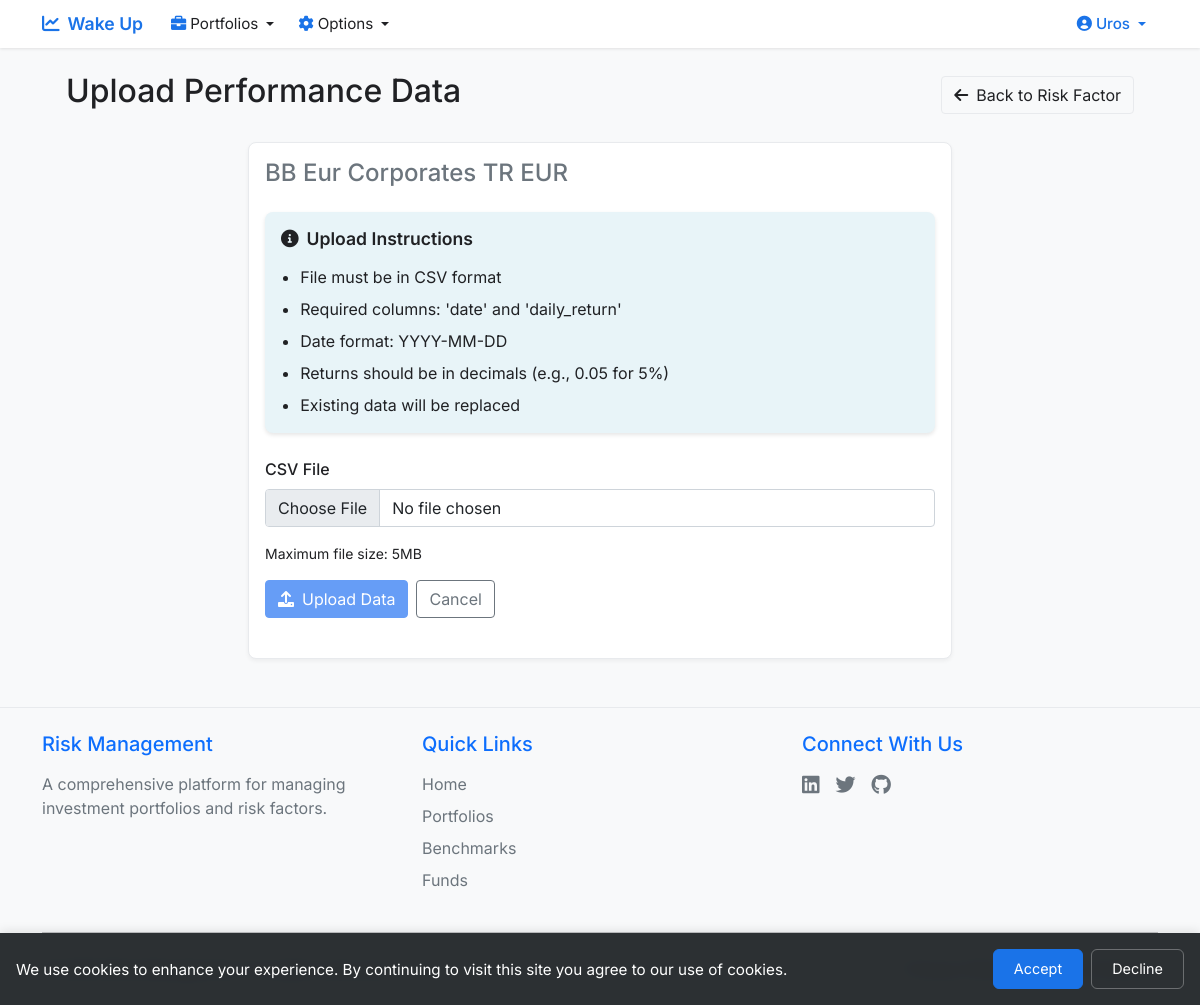
The app's page /risk_factor/2/upload_data (signed in), older data.
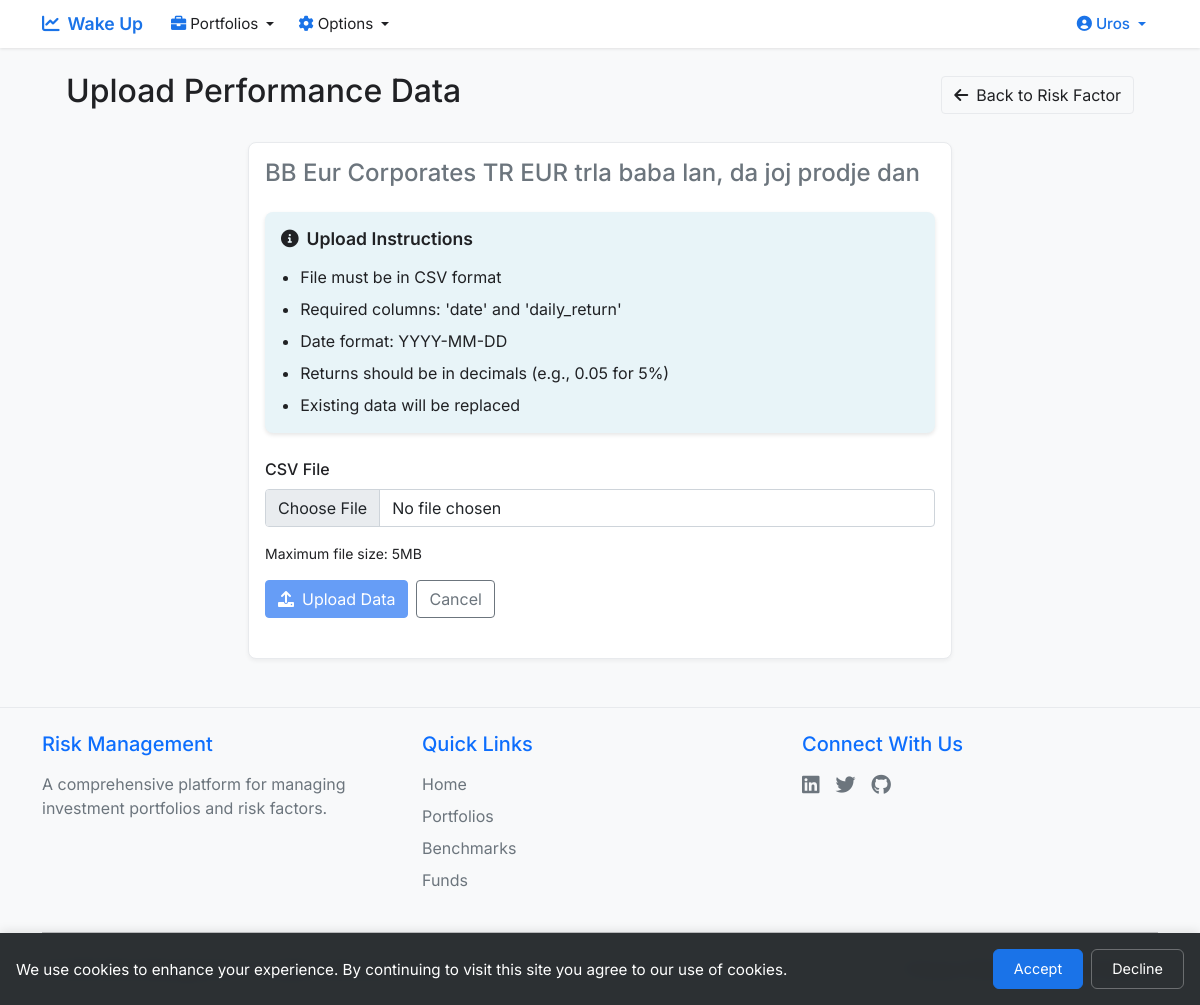
The same page, newer data.
### app.py (models this page shows, shortened)
class RiskFactor(db.Model):
    __tablename__ = 'risk_factor'
    id = db.Column(db.Integer, primary_key=True)
    name = db.Column(db.String(120), nullable=False, unique=True)
    description = db.Column(db.Text, nullable=True)
    asset_class = db.Column(db.String(20), nullable=False, default='Other')
    created_at = db.Column(db.DateTime, nullable=False, default=datetime.utcnow)
    data = db.relationship('RiskFactorData', backref='risk_factor', lazy=True)
    benchmarks = db.relationship('Benchmark', back_populates='risk_factor', lazy=True)

### app.py (the view, shortened to what this page needs)
@app.route('/risk_factor/<int:id>/upload_data', methods=['GET', 'POST'])
@login_required
def upload_risk_factor_data(id):
    if not current_user.is_admin():
        flash('You do not have permission to access this page.', 'error')
        return redirect(url_for('home'))
    risk_factor = RiskFactor.query.get_or_404(id)
    return render_template('upload_risk_factor_data.html', risk_factor=risk_factor)

### app.py (called while the page is built)
@app.after_request
def add_security_headers(response):
    response.headers['X-Content-Type-Options'] = 'nosniff'
    response.headers['X-Frame-Options'] = 'SAMEORIGIN'
    response.headers['X-XSS-Protection'] = '1; mode=block'
    response.headers['Strict-Transport-Security'] = 'max-age=31536000; includeSubDomains'
    return response

@login_manager.user_loader
def load_user(user_id):
    return User.query.get(int(user_id))

def login_required(f):
    @wraps(f)
    def decorated_function(*args, **kwargs):
        if not current_user.is_authenticated:
            return redirect(url_for('login'))
        return f(*args, **kwargs)
    return decorated_function

@app.context_processor
def inject_now():
    return {'now': datetime.utcnow()}

    def is_admin(self):
        return self.user_type == 'admin'

### templates/upload_risk_factor_data.html (shortened to what this page needs)
{% extends "base.html" %}
{% block content %}
<div class="container-fluid px-4">
    <div class="d-flex justify-content-between align-items-center mb-4">
        <h2>Upload Performance Data</h2>
        <a href="{{ url_for('view_risk_factor', id=risk_factor.id) }}" class="btn btn-secondary">
            <i class="fas fa-arrow-left me-2"></i>Back to Risk Factor
        </a>
    </div>
    <div class="row justify-content-center">
        <div class="col-md-8">
            <div class="card">
                <div class="card-body">
                    <h4 class="card-title text-muted mb-4">{{ risk_factor.name }}</h4>
                    <div class="alert alert-info">
                        <h5 class="alert-heading mb-3">
                            <i class="fas fa-info-circle me-2"></i>Upload Instructions
                        </h5>
                        <ul class="mb-0">
                            <li>File must be in CSV format</li>
                            <li>Required columns: 'date' and 'daily_return'</li>
                            <li>Date format: YYYY-MM-DD</li>
                            <li>Returns should be in decimals (e.g., 0.05 for 5%)</li>
                            <li>Existing data will be replaced</li>
                        </ul>
                    </div>
                    <form method="POST" enctype="multipart/form-data" class="mt-4">
                        <div class="mb-4">
                            <label for="file" class="form-label">CSV File</label>
                            <input type="file" class="form-control mb-3" id="file" name="file" accept=".csv" required>
                            <div class="form-text mb-3">Maximum file size: 5MB</div>
                            <div class="d-flex gap-2">
                                <button type="submit" class="btn btn-primary">
                                    <i class="fas fa-upload me-2"></i>Upload Data
                                </button>
                                <a href="{{ url_for('view_risk_factor', id=risk_factor.id) }}" class="btn btn-outline-secondary">
                                    Cancel
                                </a>
                            </div>
                        </div>
                    </form>
                </div>
            </div>
        </div>
    </div>
</div>
{% endblock %}

Row changes from the older to the newer data that the page shows:
changed RiskFactor: name "BB Eur Corporates TR EUR" → "BB Eur Corporates TR EUR trla baba lan, da joj prodje dan"
